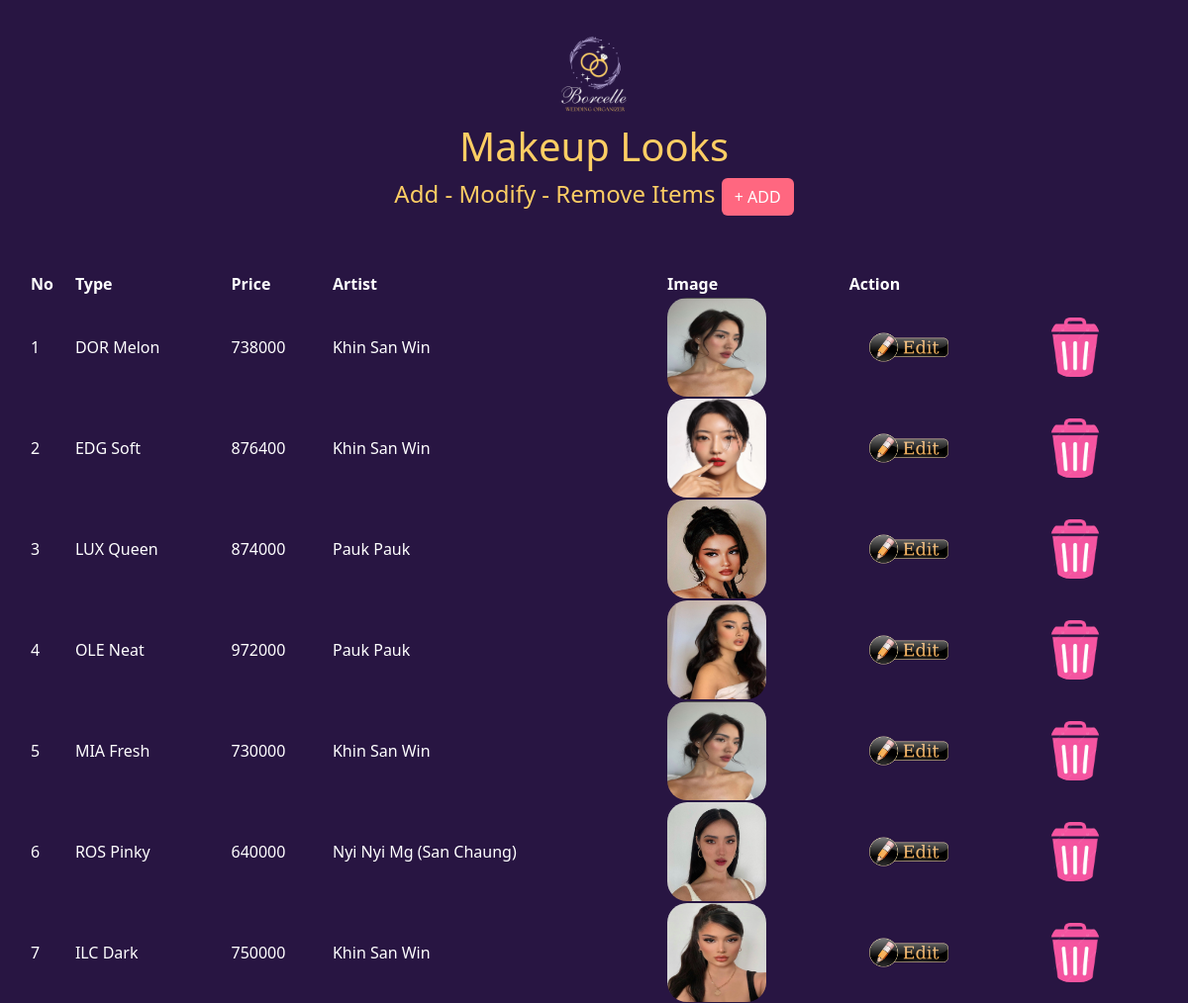
The page /admin/makeup.php on the database its author committed.
### tables this page shows
CREATE TABLE `makeup` (
  `No` int(200) NOT NULL,
  `Type` varchar(500) NOT NULL,
  `Price` int(200) NOT NULL,
  `Artist` varchar(500) NOT NULL,
  `Image` varchar(500) NOT NULL
);

### admin/makeup.php (the view, shortened to what this page needs)
<!DOCTYPE html>
<html lang="en">
<head>
    <link href="https://cdn.jsdelivr.net/npm/bootstrap@5.3.3/dist/css/bootstrap.min.css" rel="stylesheet">
</head>
<body>
    <br>
    <center>
        <img src="img/logo.png" width="100px">
        <h1>Makeup Looks</h1>
        <h4>Add - Modify - Remove Items <a href="add-makeup.php" class="btn addbtn">+ ADD</a></h4>
    </center>
    <br><br>
    <table class="container">
        <thead>
            <tr>
                <th>No</th>
                <th>Type</th>
                <th>Price</th>
                <th>Artist</th>
                <th>Image</th>
                <th colspan="2">Action</th>
            </tr>
        </thead>
        <tbody>
            <?php
                include('connection.php');
                $data = "SELECT * FROM makeup ORDER BY no DESC";
                $val = $con -> query($data);
                $displayNo = 1;
                if ($val -> num_rows > 0) {
                    while(list($no, $name, $price, $artist, $img) = mysqli_fetch_array($val)){
                        echo "<tr>";
                        echo "<td>".$displayNo++."</td>";
                        echo "<td>".$name."</td>";
                        echo "<td>".$price."</td>";
                        echo "<td>".$artist."</td>";
                        echo "<td><img src = 'img/$img' width='100' height='100' style='border-radius: 20px;'</td>";
                        echo "<td><a href='edit-makeup.php?no=$no&image=$img'><img src='img/edit.png' style='border-radius: 20px; margin-left: 20px;' width='80'></a></td>";
                        echo "<td><a href='delete-makeup.php?no=$no&image=$img'><img src='img/delete.png' style='border-radius: 20px; margin-left: 20px;' width='50'></a></td>";
                        echo "</tr>";
                    }
                }
                else {
                    echo "<tr><td colspan = '8' class='text-center'><br>There Are No Data Yet.</b></td></tr>";
                }
            ?>
        </tbody>
    </table>
</body>
</html>

### admin/makeup.php (style rules this page uses)
body { background-color: #281542; }
h1, h4 { color: #fdce64; }
.btn.addbtn { background-color: #ff6780; color: white; }
th { color: white; }
td { color: white; }

### rows shown on the page
makeup: Type "DOR Melon", Price "738000", Artist "Khin San Win", Image (picture)
makeup: Type "EDG Soft", Price "876400", Artist "Khin San Win", Image (picture)
makeup: Type "LUX Queen", Price "874000", Artist "Pauk Pauk", Image (picture)
makeup: Type "OLE Neat", Price "972000", Artist "Pauk Pauk", Image (picture)
makeup: Type "MIA Fresh", Price "730000", Artist "Khin San Win", Image (picture)
makeup: Type "ROS Pinky", Price "640000", Artist "Nyi Nyi Mg (San Chaung)", Image (picture)
makeup: Type "ILC Dark", Price "750000", Artist "Khin San Win", Image (picture)
